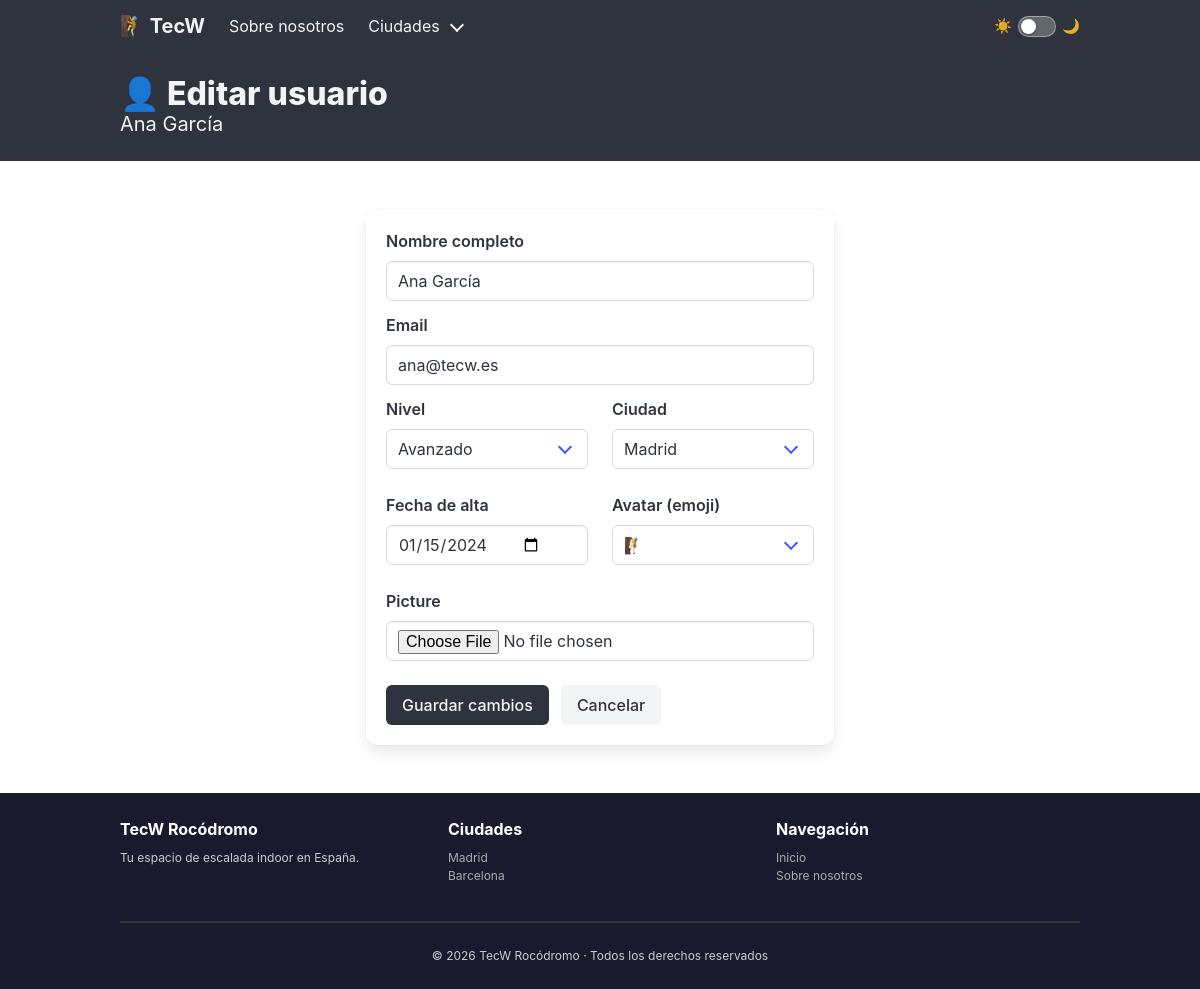
Page /users/1/edit on the committed database.
### tecw_02_flask/app/models/users.py (models this page shows, shortened)
class User(db.Model):
    __tablename__ = "users"
    id           = db.Column(db.Integer, primary_key=True)
    name         = db.Column(db.String(100), nullable=False)
    email        = db.Column(db.String(120), unique=True, nullable=False)
    avatar       = db.Column(db.String(10), default="🧗")
    level        = db.Column(db.String(20), nullable=False)  # Principiante / Intermedio / Avanzado / Experto
    city         = db.Column(db.String(50), nullable=False)
    member_since = db.Column(db.String(10), nullable=False)  # YYYY-MM-DD
    sessions     = db.Column(db.Integer, default=0)
    active       = db.Column(db.Boolean, default=True)
    picture      = db.Column(db.String(200), nullable=True)

### tecw_02_flask/app/blueprints/users.py (the view)
@users_bp.route('/<int:users_id>/edit', methods=['GET'])
@load_user
def edit_user(user):
    return render_template('users/user_edit.html', user=user)

### tecw_02_flask/app/app.py (called while the page is built)
@app.before_request
def before_request():
    log = f"Request: {request.method} {request.path}"
    logging.debug(log)

### tecw_02_flask/app/blueprints/users.py (called while the page is built)
@users_bp.after_request
def add_total_users_header(response):
    response.headers['X-Total-Users'] = User.query.count()
    return response

def load_user(f):
    @wraps(f)
    def decorated_function(*args, **kwargs):
        users_id = kwargs.pop('users_id', None)
        if users_id is not None:
            user = User.query.get(users_id)
            if user is None:
                abort(404)
            kwargs['user'] = user
        return f(*args, **kwargs)
    return decorated_function

### tecw_02_flask/app/templates/users/user_edit.html (shortened to what this page needs)
{% extends 'common/layouts/main_layout.html' %}
{% block content %}
<section class="hero is-dark is-small">
    <div class="hero-body">
        <div class="container">
            <p class="title">👤 Editar usuario</p>
            <p class="subtitle">{{ user.name }}</p>
        </div>
    </div>
</section>
<section class="section">
    <div class="container">
        <div class="columns is-centered">
            <div class="column is-6">
                <div class="box">
                    <form action="/users/{{ user.id }}/edit" method="POST" enctype="multipart/form-data">
                        <div class="field">
                            <label class="label">Nombre completo</label>
                            <div class="control">
                                <input class="input" type="text" name="name" value="{{ user.name }}" required>
                            </div>
                        </div>
                        <div class="field">
                            <label class="label">Email</label>
                            <div class="control">
                                <input class="input" type="email" name="email" value="{{ user.email }}" required>
                            </div>
                        </div>
                        <div class="columns">
                            <div class="column">
                                <div class="field">
                                    <label class="label">Nivel</label>
                                    <div class="control">
                                        <div class="select is-fullwidth">
                                            <select name="level" required>
                                                {% for l in ['Principiante', 'Intermedio', 'Avanzado', 'Experto'] %}
                                                <option {% if user.level == l %}selected{% endif %}>{{ l }}</option>
                                                {% endfor %}
                                            </select>
                                        </div>
                                    </div>
                                </div>
                            </div>
                            <div class="column">
                                <div class="field">
                                    <label class="label">Ciudad</label>
                                    <div class="control">
                                        <div class="select is-fullwidth">
                                            <select name="city" required>
                                                <option value="Madrid" {% if user.city == 'Madrid' %}selected{% endif %}>Madrid</option>
                                            </select>
                                        </div>
                                    </div>
                                </div>
                            </div>
                        </div>
                        <div class="columns">
                            <div class="column">
                                <div class="field">
                                    <label class="label">Fecha de alta</label>
                                    <div class="control">
                                        <input class="input" type="date" name="member_since" value="{{ user.member_since }}" required>
                                    </div>
                                </div>
                            </div>
                            <div class="column">
                                <div class="field">
                                    <label class="label">Avatar (emoji)</label>
                                    <div class="control">
                                        <div class="select is-fullwidth">
                                            <select name="avatar">
                                                {% for a in ['🧗', '🏔️', '🌟', '⛰️', '🪨', '💪'] %}
                                                <option {% if user.avatar == a %}selected{% endif %}>{{ a }}</option>
                                                {% endfor %}
                                            </select>
                                        </div>
                                    </div>
                                </div>
                            </div>
                        </div>
                        <div class="field">
                            <label class="label">Picture</label>
                            <div class="control">
                                <input class="input" type="file" name="picture" required accept="image/*">
                            </div>
                        </div>
                        <div class="field is-grouped mt-5">
                            <div class="control">
                                <button class="button is-dark" type="submit">Guardar cambios</button>
                            </div>
                            <div class="control">
                                <a class="button is-light" href="/users/{{ user.id }}">Cancelar</a>
                            </div>
                        </div>
                    </form>
                </div>
            </div>
        </div>
    </div>
</section>
{% endblock %}

### tecw_02_flask/app/public/stylesheets/main.css (style rules this page uses)
:root { --bg: #ffffff; --bg-alt: #f5f5f5; --bg-card: #ffffff; --bg-card-head: #fafafa; --text: #363636; --text-muted: #6b6b6b; --border: #dbdbdb; --hr: #dbdbdb; --notif-plain-bg: #f0f0f0; --notif-plain-text: #363636; --notif-info-bg: #ebf5fb; --notif-info-text: #1b4f72; --notif-ok-bg: #eafaf1; --notif-ok-text: #145a32; --table-stripe: #fafafa; --footer-bg: #1a1a2e; --footer-text: #cccccc; --footer-link: #aaaaaa; --switch-track: rgba(255, 255, 255, 0.25); --switch-border: rgba(255, 255, 255, 0.4); }
html { scroll-behavior: smooth; }
body { background-color: var(--bg); color: var(--text); transition: background-color 0.2s, color 0.2s; }

### rows in the picture
User: name "Ana García", email "ana@tecw.es", level "Avanzado", city "Madrid", member_since "01/15/2024", avatar "🧗"
